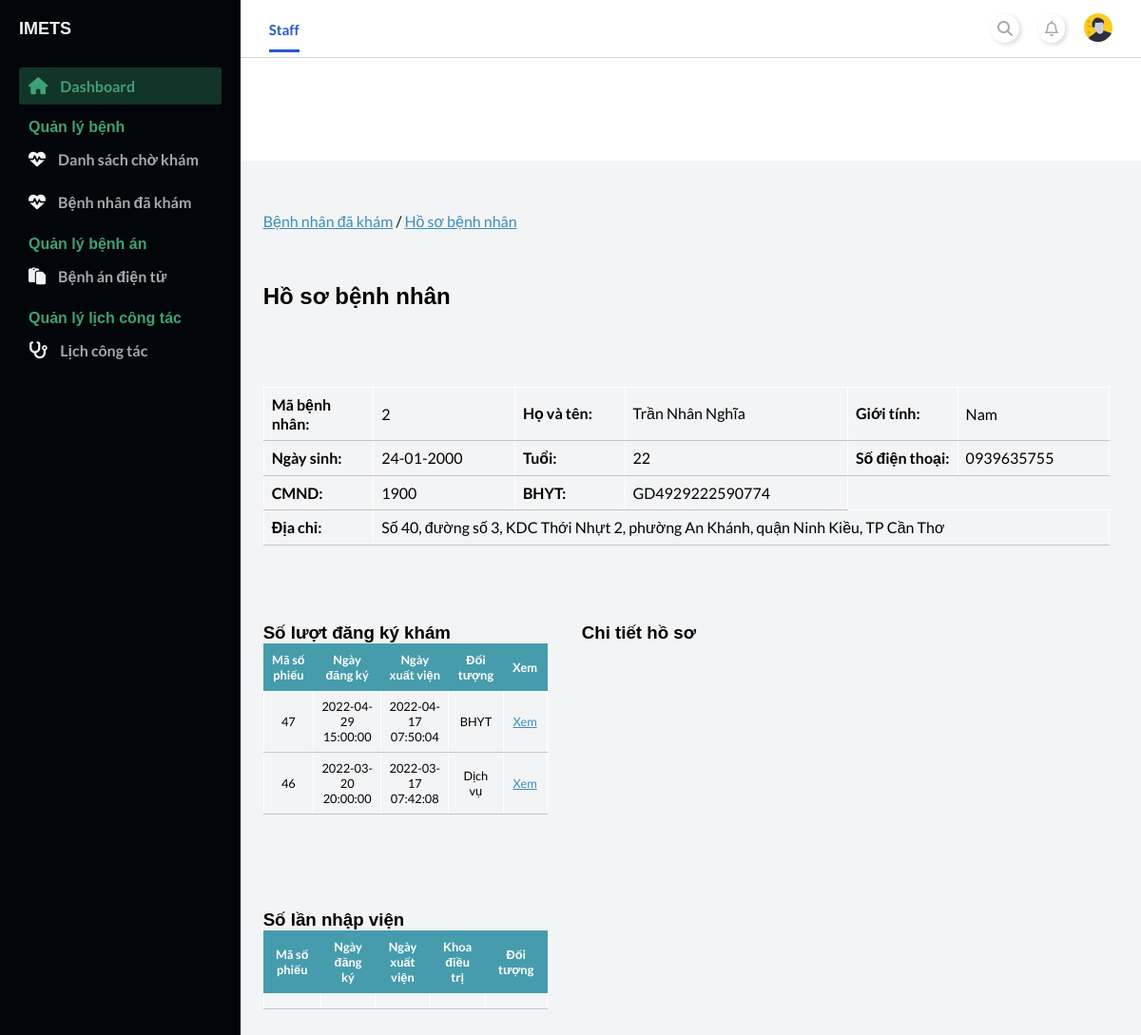
The page /staff/index.php?page_layout=checked_up&ID_Patient=2 (signed in) on the database its author committed.
### tables this page shows
CREATE TABLE `patient` (
  `ID_Patient` int(11) NOT NULL,
  `Name` varchar(100) NOT NULL,
  `DOB` date NOT NULL,
  `Sex` varchar(10) NOT NULL,
  `Address` varchar(200) DEFAULT NULL,
  `CMND` varchar(15) DEFAULT NULL,
  `PhoneNumber` varchar(25) NOT NULL,
  `ID_BHYT` varchar(20) DEFAULT NULL,
  `VoteRate` double NOT NULL,
  `UserName` varchar(100) NOT NULL,
  `Password` varchar(100) NOT NULL
);

CREATE TABLE `appointment` (
  `ID_Appointment` int(11) NOT NULL,
  `ID_Staff` int(11) NOT NULL,
  `ID_Patient` int(11) NOT NULL,
  `Date_Booking` datetime NOT NULL,
  `Date_Checkup` int(11) NOT NULL,
  `Date_HospitalDischarge` datetime DEFAULT NULL,
  `Date_ReCheckup` date DEFAULT NULL,
  `BHYT_Checkin` float NOT NULL,
  `ID_PaymentMethod` int(11) DEFAULT NULL,
  `StatusAppointment` varchar(100) DEFAULT NULL
);

CREATE TABLE `medicalrecord` (
  `ID_MedicalRecord` int(11) NOT NULL,
  `ID_Appointment` int(11) NOT NULL,
  `ReasonCheckup` varchar(50) DEFAULT NULL,
  `BodyCheck` varchar(50) DEFAULT NULL,
  `BodyPartsCheck` varchar(50) DEFAULT NULL,
  `PulseRate` int(11) DEFAULT NULL,
  `Temp` float DEFAULT NULL,
  `BloodPressure` varchar(10) DEFAULT NULL,
  `Breathing` int(11) DEFAULT NULL,
  `Height` float DEFAULT NULL,
  `Weight` float DEFAULT NULL,
  `Result` varchar(255) DEFAULT NULL,
  `TreatmentDirection` varchar(255) DEFAULT NULL,
  `Advice` varchar(255) DEFAULT NULL
);

CREATE TABLE `schedule` (
  `ID_schedule` int(11) NOT NULL,
  `title` varchar(255) NOT NULL,
  `Session` varchar(15) NOT NULL,
  `start` datetime DEFAULT NULL,
  `end` datetime DEFAULT NULL,
  `ID_Staff` int(11) NOT NULL,
  `ID_Room` int(11) NOT NULL,
  `t_stamp` timestamp NOT NULL DEFAULT current_timestamp() ON UPDATE current_timestamp()
);

### staff/modules_staff/checked_up/checked_up.php (the view)
<?php
    include './../config.php';
    $ID_Patient = $_GET['ID_Patient'];
    $login_staff = $_SESSION['login_staff'];
?>
<main>
    <div class="container-fluid">
        <div class="card-container">
            <div class="link-nav-pages">
                <a href="./index.php?page_layout=list_checked_up">Bệnh nhân đã khám</a> /
                <a href="">Hồ sơ bệnh nhân</a>
            </div>
            <div class="card-header">
                <h2>Hồ sơ bệnh nhân</h2>
            </div>
            <div class="personalInfo">
                <?php
                    $sql = "SELECT * FROM appointment JOIN patient ON appointment.ID_Patient=patient.ID_Patient WHERE patient.ID_Patient=$ID_Patient";
                    $query = mysqli_query($conn, $sql);
                    $rows = mysqli_fetch_array($query);
                ?>
                <table class="personalInfoTable">
                    <tr>
                        <th>Mã bệnh nhân: </th>
                        <td><?php echo $rows['ID_Patient'] ?></td>
                        <th>Họ và tên: </th>
                        <td><?php echo $rows['Name'] ?></td>
                        <th>Giới tính: </th>
                        <td><?php echo $rows['Sex'] ?></td>
                    </tr>
                    <tr>
                        <th>Ngày sinh: </th>
                        <td><?php
                            echo date('d-m-Y', strtotime($rows['DOB'])); ?></td>
                        <th>Tuổi: </th>
                        <td><?php
                            $date = getdate();
                            echo $date['year'] - substr($rows['DOB'],0,4);
                        ?></td>
                        <th>Số điện thoại: </th>
                        <td><?php echo $rows['PhoneNumber'] ?></td>
                    </tr>
                    <tr>
                        <th>CMND: </th>
                        <td><?php echo $rows['CMND'] ?></td>
                        <th>BHYT: </th>
                        <td><?php echo $rows['ID_BHYT'] ?></td>
                    </tr>
                    <tr>
                        <th>Địa chỉ: </th>
                        <td colspan="5"><?php echo $rows['Address'] ?></td>
                    </tr>
                </table>
            </div>
            <div class="record">
                <div class="summary">
                    <div class="summary-content">
                        <h3>Số lượt đăng ký khám</h3>
                        <table class="personalInfoTable recordTable">
                            <tr>
                                <th>Mã số phiếu</th>
                                <th>Ngày đăng ký</th>
                                <th>Ngày xuất viện</th>
                                <th>Đối tượng</th>
                                <th>Xem</th>
                            </tr>
                            <?php
                                    $sql_appointment = "SELECT * FROM appointment
                                    JOIN schedule ON schedule.ID_schedule=appointment.Date_Checkup
                                    JOIN staff ON staff.ID_Staff=appointment.ID_Staff
                                    JOIN medicalrecord ON medicalrecord.ID_Appointment=appointment.ID_Appointment
                                    WHERE staff.UserName='$login_staff' AND appointment.ID_Patient= $ID_Patient
                                    ORDER BY appointment.ID_Appointment DESC";
                                    $query_appointment = mysqli_query($conn, $sql_appointment);
                                    while($rows_appointment = mysqli_fetch_array($query_appointment)){
                                ?>
                            <tr>
                                <td><?php echo $rows_appointment['ID_Appointment'] ?></td>
                                <td><?php echo $rows_appointment['start'] ?></td>
                                <td><?php echo $rows_appointment['Date_HospitalDischarge'] ?></td>
                                <td><?php
                                    if($rows_appointment['BHYT_Checkin']>0){
                                        echo 'BHYT';
                                    } else {
                                        echo 'Dịch vụ';
                                    }
                                ?></td>
                                <td><a href="./index.php?page_layout=checked_up&ID_Patient=<?php echo $ID_Patient ?>&ID_Appointment=<?php echo $rows_appointment['ID_Appointment'] ?>">Xem</a></td>
                            </tr>
                            <?php
                                }
                            ?>
                        </table>
                    </div>
                    <br>
                    <div class="summary-content">
                        <h3>Số lần nhập viện</h3>
                        <table class="personalInfoTable recordTable">
                            <tr>
                                <th>Mã số phiếu</th>
                                <th>Ngày đăng ký</th>
                                <th>Ngày xuất viện</th>
                                <th>Khoa điều trị</th>
                                <th>Đối tượng</th>
                            </tr>
                            <tr>
                                <td></td>
                                <td></td>
                                <td></td>
                                <td></td>
                                <td></td>
                            </tr>
                        </table>
                    </div>
                </div>
                <?php include './modules_staff/checked_up/detailRecord.php'; ?>
            </div>
        </div>
    </div>
</main>

### staff/modules_staff/style/index_staff.css (style rules this page uses)
* { margin: 0; padding: 0; }
body { box-sizing: border-box; font-family: "Lato", sans-serif; }

### staff/modules_staff/style/content.css (style rules this page uses)
main { background: #f3f4f6; grid-area: main; overflow-y: auto; }

### staff/modules_staff/style/checkup.css (style rules this page uses)
.container-fluid { padding: 2vh 2vw; min-height: 70vh; width: 94%; }
.card-header { margin: 2vh 0 3vh; }
.card-body table, td, th { border: 1px solid rgb(0, 0, 0); text-align: left; }
.card-body th, td { padding: 0.5rem; }

### staff/modules_staff/style/checked_up.css (style rules this page uses)
.personalInfoTable { border-collapse: collapse; width: 100%; }
.personalInfoTable th, td { padding: 8px; text-align: left; border-bottom: 1px solid #c5c5c5; border-top: 1px solid #ffffff; border-right: 1px solid #ffffff; border-left: 1px solid #ffffff; }
.personalInfoTable th { width: 13%; }
.record { display: flex; }
.summary { width: 35%; height: 100vh; }
.recordTable th { background-color: #469cac; border: 1px solid #469cac; color: #ffffff; font-size: 0.8rem; text-align: center; }
.recordTable td { font-size: 0.8rem; text-align: center; }
.summary-content { margin-top: 3vh; }

### rows shown on the page
patient: ID_Patient "2", Name "Trần Nhân Nghĩa", Sex "Nam", DOB "24-01-2000", $date['year']-substr($rows['DOB'],0,4) "22", PhoneNumber "0939635755", CMND "1900", ID_BHYT "GD4929222590774", Address "Số 40, đường số 3, KDC Thới Nhựt 2, phường An Khánh, quận Ninh Kiều, TP Cần Thơ"
appointment: medicalrecord.ID_Appointment "47", Date_Checkup.start "2022-04-29 15:00:00", Date_HospitalDischarge "2022-04-17 07:50:04", BHYT_Checkin "BHYT"
appointment: medicalrecord.ID_Appointment "46", Date_Checkup.start "2022-03-20 20:00:00", Date_HospitalDischarge "2022-03-17 07:42:08", BHYT_Checkin "Dịch vụ"
